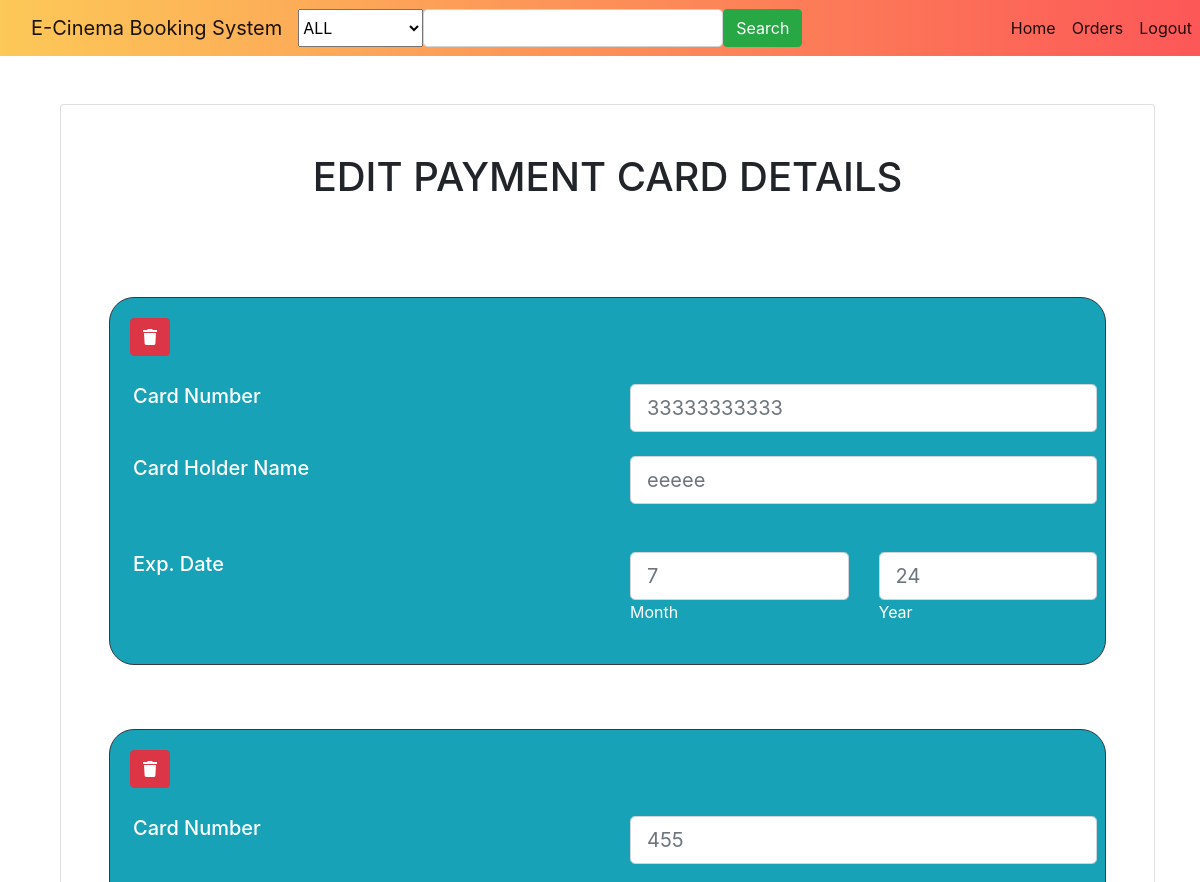
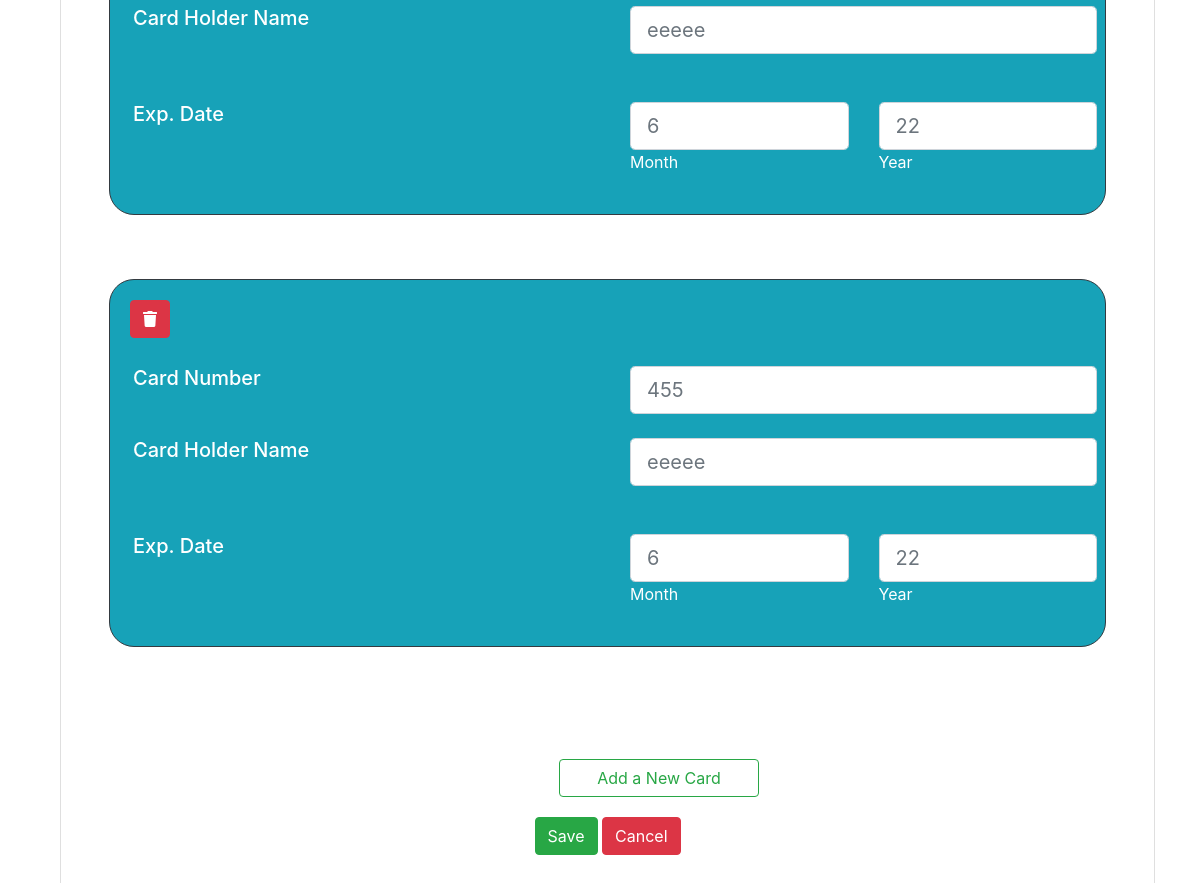
/edit_card (signed in), run on an earlier commit of the app's database (2 pictures, top to bottom).
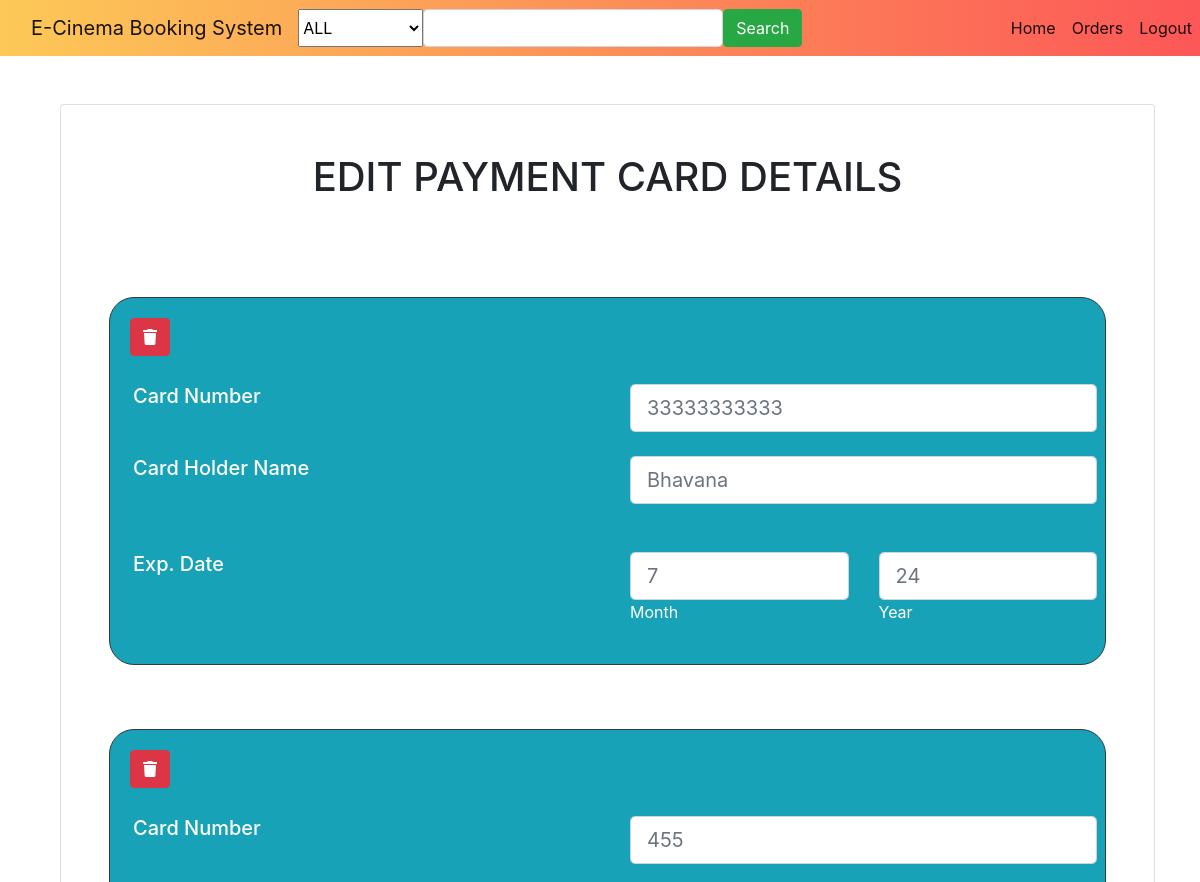
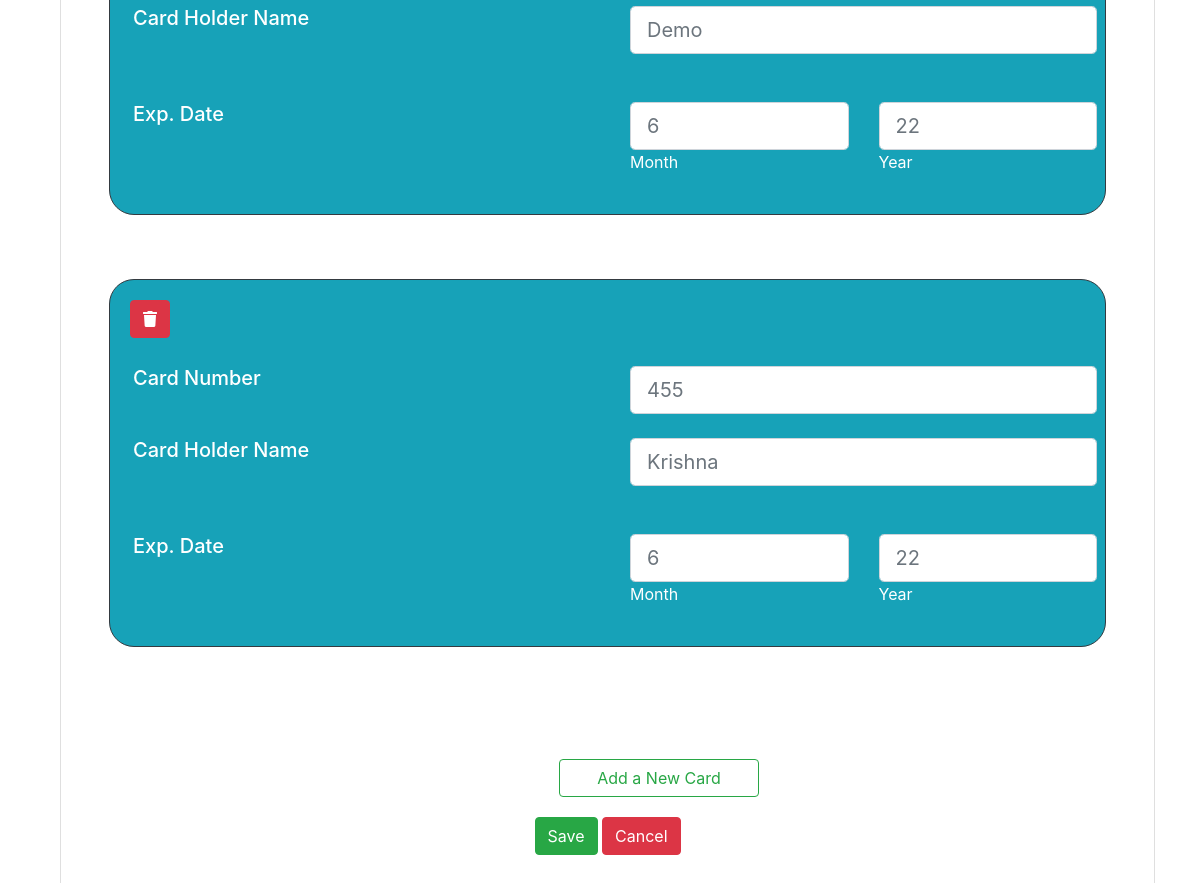
And on a later commit of the database (2 pictures, top to bottom).
### ebooking/models.py (models this page shows, shortened)
class EbookingCard(models.Model):
    card_number = models.BinaryField()
    expiredate = models.IntegerField()
    expireyear = models.IntegerField()
    name = models.TextField()
    uid = models.IntegerField(blank=True, null=True)
    billing_address = models.TextField(blank=True, null=True)
    id=models.AutoField (primary_key=True)
    class Meta:
        managed = False
        db_table = 'ebooking_card'
    e_instance = EncryptKey.get_instance()
    @property
    def retreive_card(cls):
        print(cls.card_number, type(cls.card_number))
        if cls.card_number:
            return cls.e_instance.cipher_suite.decrypt(cls.card_number).decode()
        else:
            return ''

### ebooking/views.py (the view, shortened to what this page needs)
# urls.py: path('edit_card', views.edit_card, name='editcard'),
def edit_card(request):
    print(request.GET, request.POST)
    custom_user = request.user
    b=EbookingCard.objects.filter(uid=str(custom_user.id))
    if b:
        for i in b:
            if request.POST.get('delete') and str(i.id) in request.POST.get('delete'):
                EbookingCard.objects.filter(id=i.id).delete()
    if request.POST.get('addcard'):
        if len(b) < 3:
            return render(request, "edit_card.html", {'cards': b, 'is_new': True})
        else:
            messages.info(request, "Only 3 cards are allowed")
            return render(request, "edit_card.html", {'cards': b, 'is_new': False})
    return render(request, "edit_card.html", {'cards': b})

### home/templates/edit_card.html (shortened to what this page needs)
{% extends 'base.html' %}
{% load static %}
{% block content %}
<link rel="stylesheet" href="{% static 'home/css/registration.css' %}">
    <link rel="stylesheet" href="{% static 'home/css/bootstrap.css' %}">
  <link href="https://cdnjs.cloudflare.com/ajax/libs/font-awesome/5.15.1/css/all.min.css" rel="stylesheet"/>
  <div class="container h-75  pt-5">
        <div class="row ml-auto">
            <div class="col ml-auto">
            <div class="card">
              <div class="card-body p-5">
                <h1 class="text-uppercase text-center mb-5">Edit Payment Card Details</h1>
                  <form method="POST" action="edit_card">
                  {% for i in cards %}
                      <div class="card border border-dark text-white bg-info mb-3" style="border-radius:25px">
                          <span class="button">
                          <button type="submit" style="margin:20px"
                                  value={{i.id}} name="delete"{{i.id}} class="btn btn-danger btn-rounded" data-mdb-ripple-color="#ffffff"><i class="fas fa-trash"></i></button>
                      </span>
                   <div class="card-body p-2">
                       <blockquote class="card-blockquote">
                      <div class="row ml-auto">
                      <div class="col ml-auto">
                            <h5 class="card-title">Card Number</h5>
                        </div>
                        <div class="col ml-auto">
                            <input type="text" id="cardnumber" class="form-control form-control-lg"
                                   placeholder={{i.retreive_card}}>
                        </div>
                  </div>
                  <div class="form-outline mb-4 row ml-auto py-4">
                        <div class="col ml-auto"><h5 class="card-title">Card Holder Name</h5></div>
                        <div class="col ml-auto"><input type="text"  class="form-control form-control-lg" placeholder={{i.name}}> </div>
                  </div>
                  <div class="form-outline mb-4 row ml-auto">
                      <div class="col ml-auto"><h5 class="card-title">Exp. Date</h5></div>
                      <div class="col ml-auto"></div>
                      <div class="col ml-auto">
                          <input type="text" id="id_month{{i}}" class="form-control form-control-lg"  placeholder={{i.expiredate}}>
                        <label class="form-label" for=id_month{{i}}>Month</label>
                      </div>
                      <div class="col ml-auto">
                          <input type="text" id="id_year{{i}}" class="form-control form-control-lg" placeholder={{i.expireyear}}>
                        <label class="form-label" for=id_year{{i}}>Year</label>
                      </div>
                      </div></blockquote></div>
                  </div>
                      {% endfor %}
                     <button class="btn btn-outline-success" type="submit"
                          style="width:200px;margin-left:450px;margin-bottom:20px"
                          name="addcard" value="addcard">Add a New Card</button>
                      <div style="text-align: center;"><button class="btn btn-success" type="submit" value="save" name="save">Save</button>
                          <button class="btn btn-danger" type="submit">Cancel</button></div>
            </form></br></br>
              </div></div></div></div></div>
{% endblock %}

What changed in the data, as far as the page shows it:
changed EbookingCard: name "eeeee" → "Bhavana"
changed EbookingCard: name "eeeee" → "Demo"
changed EbookingCard: name "eeeee" → "Krishna"
